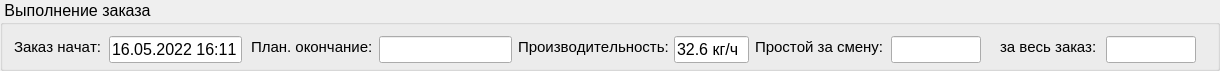
      <widget class="QGroupBox" name="groupBox">
       <property name="sizePolicy">
        <sizepolicy hsizetype="Expanding" vsizetype="Fixed">
         <horstretch>0</horstretch>
         <verstretch>0</verstretch>
        </sizepolicy>
       </property>
       <property name="minimumSize">
        <size>
         <width>1220</width>
         <height>71</height>
        </size>
       </property>
       <property name="maximumSize">
        <size>
         <width>16777215</width>
         <height>70</height>
        </size>
       </property>
       <property name="font">
        <font>
         <family>Segoe UI Symbol</family>
         <pointsize>12</pointsize>
         <stylestrategy>PreferAntialias</stylestrategy>
         <kerning>false</kerning>
        </font>
       </property>
       <property name="title">
        <string> Выполнение заказа </string>
       </property>
       <layout class="QGridLayout" name="gridLayout_2">
        <item row="0" column="0">
         <layout class="QFormLayout" name="formLayout_4">
          <property name="formAlignment">
           <set>Qt::AlignLeading|Qt::AlignLeft|Qt::AlignTop</set>
          </property>
          <property name="horizontalSpacing">
           <number>6</number>
          </property>
          <item row="0" column="0">
           <widget class="QLabel" name="label_19">
            <property name="minimumSize">
             <size>
              <width>89</width>
              <height>0</height>
             </size>
            </property>
            <property name="font">
             <font>
              <family>Segoe UI Symbol</family>
              <pointsize>11</pointsize>
              <stylestrategy>PreferAntialias</stylestrategy>
              <kerning>false</kerning>
             </font>
            </property>
            <property name="text">
             <string>Заказ начат:</string>
            </property>
           </widget>
          </item>
          <item row="0" column="1">
           <widget class="QLineEdit" name="start_time_lineEdit">
            <property name="minimumSize">
             <size>
              <width>107</width>
              <height>27</height>
             </size>
            </property>
            <property name="maximumSize">
             <size>
              <width>133</width>
              <height>27</height>
             </size>
            </property>
            <property name="font">
             <font>
              <family>Segoe UI Symbol</family>
              <pointsize>12</pointsize>
              <stylestrategy>PreferAntialias</stylestrategy>
              <kerning>false</kerning>
             </font>
            </property>
            <property name="text">
             <string>16.05.2022 16:11</string>
            </property>
            <property name="readOnly">
             <bool>true</bool>
            </property>
           </widget>
          </item>
         </layout>
        </item>
        <item row="0" column="1">
         <layout class="QFormLayout" name="formLayout_11">
          <property name="formAlignment">
           <set>Qt::AlignHCenter|Qt::AlignTop</set>
          </property>
          <property name="horizontalSpacing">
           <number>6</number>
          </property>
          <item row="0" column="0">
           <widget class="QLabel" name="label_25">
            <property name="minimumSize">
             <size>
              <width>90</width>
              <height>0</height>
             </size>
            </property>
            <property name="font">
             <font>
              <family>Segoe UI Symbol</family>
              <pointsize>11</pointsize>
              <stylestrategy>PreferAntialias</stylestrategy>
              <kerning>false</kerning>
             </font>
            </property>
            <property name="text">
             <string>План. окончание:</string>
            </property>
           </widget>
          </item>
          <item row="0" column="1">
           <widget class="QLineEdit" name="estimate_finish_time_all_lineEdit">
            <property name="minimumSize">
             <size>
              <width>133</width>
              <height>27</height>
             </size>
            </property>
            <property name="maximumSize">
             <size>
              <width>133</width>
              <height>27</height>
             </size>
            </property>
            <property name="font">
             <font>
              <family>Segoe UI Symbol</family>
              <pointsize>12</pointsize>
              <stylestrategy>PreferAntialias</stylestrategy>
              <kerning>false</kerning>
             </font>
            </property>
            <property name="readOnly">
             <bool>true</bool>
            </property>
           </widget>
          </item>
         </layout>
        </item>
        <item row="0" column="2">
         <layout class="QFormLayout" name="formLayout_6">
          <property name="formAlignment">
           <set>Qt::AlignHCenter|Qt::AlignTop</set>
          </property>
          <property name="horizontalSpacing">
           <number>6</number>
          </property>
          <item row="0" column="0">
           <widget class="QLabel" name="label_21">
            <property name="minimumSize">
             <size>
              <width>150</width>
              <height>0</height>
             </size>
            </property>
            <property name="maximumSize">
             <size>
              <width>150</width>
              <height>16777215</height>
             </size>
            </property>
            <property name="font">
             <font>
              <family>Segoe UI Symbol</family>
              <pointsize>11</pointsize>
              <stylestrategy>PreferAntialias</stylestrategy>
              <kerning>false</kerning>
             </font>
            </property>
            <property name="text">
             <string>Производительность:</string>
            </property>
           </widget>
          </item>
          <item row="0" column="1">
           <widget class="QLineEdit" name="current_speed_lineEdit">
            <property name="minimumSize">
             <size>
              <width>75</width>
              <height>27</height>
             </size>
            </property>
            <property name="maximumSize">
             <size>
              <width>75</width>
              <height>27</height>
             </size>
            </property>
            <property name="font">
             <font>
              <family>Segoe UI Symbol</family>
              <pointsize>12</pointsize>
              <stylestrategy>PreferAntialias</stylestrategy>
              <kerning>false</kerning>
             </font>
            </property>
            <property name="text">
             <string>32.6 кг/ч</string>
            </property>
            <property name="readOnly">
             <bool>true</bool>
            </property>
           </widget>
          </item>
         </layout>
        </item>
        <item row="0" column="3">
         <layout class="QFormLayout" name="formLayout_12">
          <property name="formAlignment">
           <set>Qt::AlignHCenter|Qt::AlignTop</set>
          </property>
          <property name="horizontalSpacing">
           <number>6</number>
          </property>
          <item row="0" column="1">
           <widget class="QLineEdit" name="idle_time_all_lineEdit_2">
            <property name="minimumSize">
             <size>
              <width>80</width>
              <height>27</height>
             </size>
            </property>
            <property name="maximumSize">
             <size>
              <width>90</width>
              <height>27</height>
             </size>
            </property>
            <property name="font">
             <font>
              <family>Segoe UI Symbol</family>
              <pointsize>12</pointsize>
              <stylestrategy>PreferAntialias</stylestrategy>
              <kerning>false</kerning>
             </font>
            </property>
            <property name="readOnly">
             <bool>true</bool>
            </property>
           </widget>
          </item>
          <item row="0" column="0">
           <widget class="QLabel" name="label_24">
            <property name="minimumSize">
             <size>
              <width>130</width>
              <height>0</height>
             </size>
            </property>
            <property name="font">
             <font>
              <family>Segoe UI Symbol</family>
              <pointsize>11</pointsize>
              <stylestrategy>PreferAntialias</stylestrategy>
              <kerning>false</kerning>
             </font>
            </property>
            <property name="text">
             <string>Простой за смену:</string>
            </property>
           </widget>
          </item>
         </layout>
        </item>
        <item row="0" column="4">
         <layout class="QFormLayout" name="formLayout_8">
          <property name="formAlignment">
           <set>Qt::AlignHCenter|Qt::AlignTop</set>
          </property>
          <item row="0" column="0">
           <widget class="QLabel" name="label_23">
            <property name="minimumSize">
             <size>
              <width>100</width>
              <height>0</height>
             </size>
            </property>
            <property name="font">
             <font>
              <family>Segoe UI Symbol</family>
              <pointsize>11</pointsize>
              <stylestrategy>PreferAntialias</stylestrategy>
              <kerning>false</kerning>
             </font>
            </property>
            <property name="text">
             <string>за весь заказ:</string>
            </property>
           </widget>
          </item>
          <item row="0" column="1">
           <widget class="QLineEdit" name="idle_time_all_lineEdit">
            <property name="minimumSize">
             <size>
              <width>80</width>
              <height>27</height>
             </size>
            </property>
            <property name="maximumSize">
             <size>
              <width>90</width>
              <height>27</height>
             </size>
            </property>
            <property name="font">
             <font>
              <family>Segoe UI Symbol</family>
              <pointsize>12</pointsize>
              <stylestrategy>PreferAntialias</stylestrategy>
              <kerning>false</kerning>
             </font>
            </property>
            <property name="readOnly">
             <bool>true</bool>
            </property>
           </widget>
          </item>
         </layout>
        </item>
       </layout>
      </widget>
